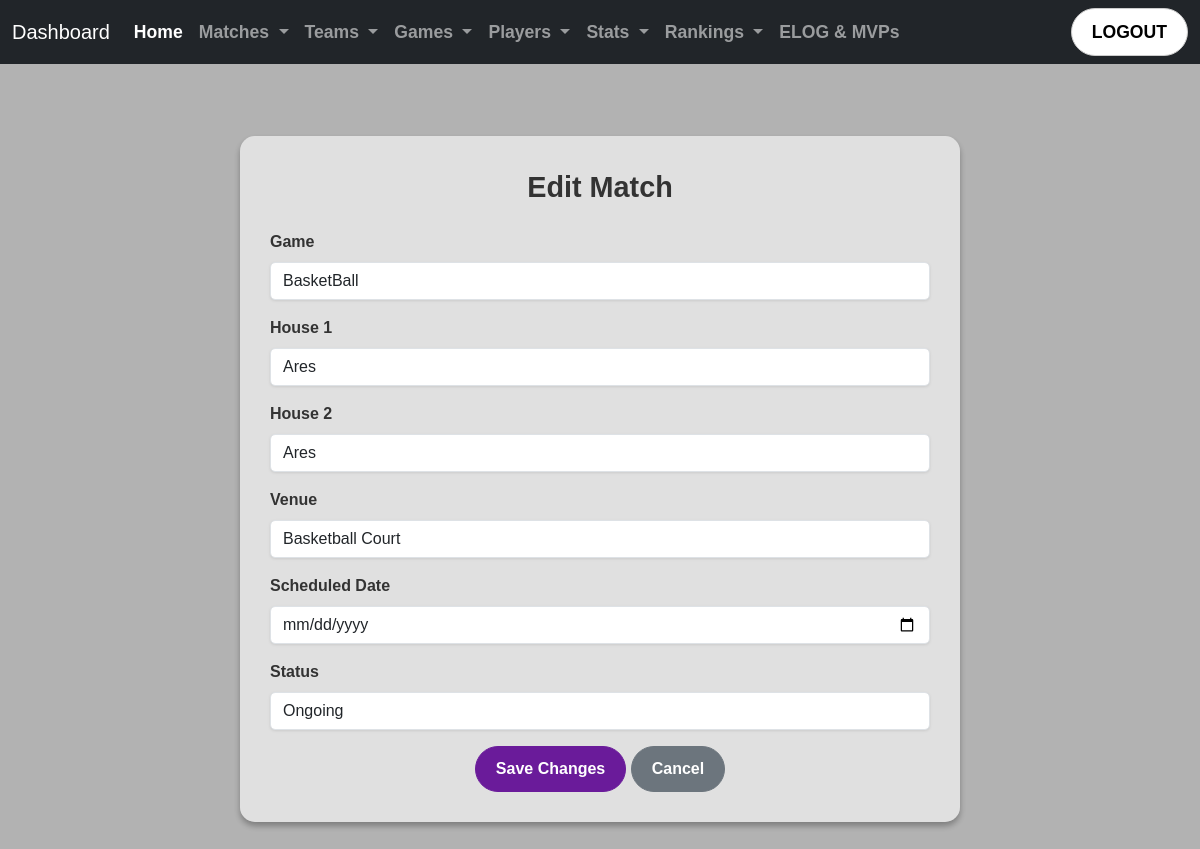
Page /dashboard/matches/edit/1/ on the committed database.
### home/models.py (models this page shows, shortened)
class Match(models.Model):
    match_id = models.AutoField(primary_key=True)
    game = models.OneToOneField(Game, on_delete=models.CASCADE, null=True, blank=True)  # Use OneToOneField instead of IntegerField
    venue = models.OneToOneField(Venue, on_delete=models.CASCADE, null=True, blank=True)
    scheduled_date = models.DateField()
    status = models.CharField(max_length=20)

class Game(models.Model):
    game_id = models.AutoField(primary_key=True)
    game_name = models.CharField(max_length=100, unique=True)
    house = models.ForeignKey(House, on_delete=models.CASCADE, null=True, blank=True)
    description = models.TextField()
    type = models.CharField(max_length=50)
    score = models.IntegerField(null=True, blank=True)

class Venue(models.Model):
    venue_id = models.AutoField(primary_key=True)
    venue_name = models.CharField(max_length=100)
    location = models.CharField(max_length=200)
    capacity = models.IntegerField()

### home/views.py (the view, shortened to what this page needs)
# urls.py: path('dashboard/matches/edit/<int:match_id>/', views.edit_match, name='edit_match'),
def edit_match(request, match_id):
    match = get_object_or_404(Match, match_id=match_id)
    games = Game.objects.all()
    houses = House.objects.all()
    venues = Venue.objects.all()
    return render(request, 'EditMatch.html', {
        'match': match, 'games': games, 'houses': houses, 'venues': venues
    })

### templates/EditMatch.html (shortened to what this page needs)
{% extends 'base.html' %}
{% load static %}
{% block content %}
<div class="container py-5">
    <div class="row justify-content-center">
        <div class="col-md-8">
            <div class="form-container">
                <div class="form-header">
                    Edit Match
                </div>
                <form method="post" action="{% url 'edit_match' match.match_id %}">
                    <div class="mb-3">
                        <label for="game" class="form-label">Game</label>
                        <select class="form-control" id="game" name="game" required>
                            {% for game in games %}
                                <option value="{{ game.game_name }}" {% if game == match.game %}selected{% endif %}>
                                    {{ game.game_name }}
                                </option>
                            {% endfor %}
                        </select>
                    </div>
                    <div class="mb-3">
                        <label for="house1" class="form-label">House 1</label>
                        <select class="form-control" id="house1" name="house1" required>
                            {% for house in houses %}
                                <option value="{{ house.house_name }}" {% if house == match.house1 %}selected{% endif %}>
                                    {{ house.house_name }}
                                </option>
                            {% endfor %}
                        </select>
                    </div>
                    <div class="mb-3">
                        <label for="house2" class="form-label">House 2</label>
                        <select class="form-control" id="house2" name="house2" required>
                            {% for house in houses %}
                                <option value="{{ house.house_name }}" {% if house == match.house2 %}selected{% endif %}>
                                    {{ house.house_name }}
                                </option>
                            {% endfor %}
                        </select>
                    </div>
                    <div class="mb-3">
                        <label for="venue" class="form-label">Venue</label>
                        <select class="form-control" id="venue" name="venue" required>
                            {% for venue in venues %}
                                <option value="{{ venue.venue_name }}" {% if venue == match.venue %}selected{% endif %}>
                                    {{ venue.venue_name }}
                                </option>
                            {% endfor %}
                        </select>
                    </div>
                    <div class="mb-3">
                        <label for="scheduled_date" class="form-label">Scheduled Date</label>
                        <input type="date" class="form-control" id="scheduled_date" name="scheduled_date" value="{{ match.scheduled_date }}" required>
                    </div>
                    <div class="mb-3">
                        <label for="status" class="form-label">Status</label>
                        <select class="form-control" id="status" name="status" required>
                            <option value="Ongoing" {% if match.status == "Ongoing" %}selected{% endif %}>Ongoing</option>
                        </select>
                    </div>
                    <div class="text-center">
                        <button type="submit" class="btn btn-primary">Save Changes</button>
                        <a href="{% url 'view_matches' %}" class="btn btn-secondary">Cancel</a>
                    </div>
                </form>
            </div>
        </div>
    </div>
</div>
{% endblock %}

### rows in the picture
Match: game "BasketBall", venue "Basketball Court", status "Ongoing"

### other values in the picture
form field house1 "Ares"
form field house2 "Ares"
